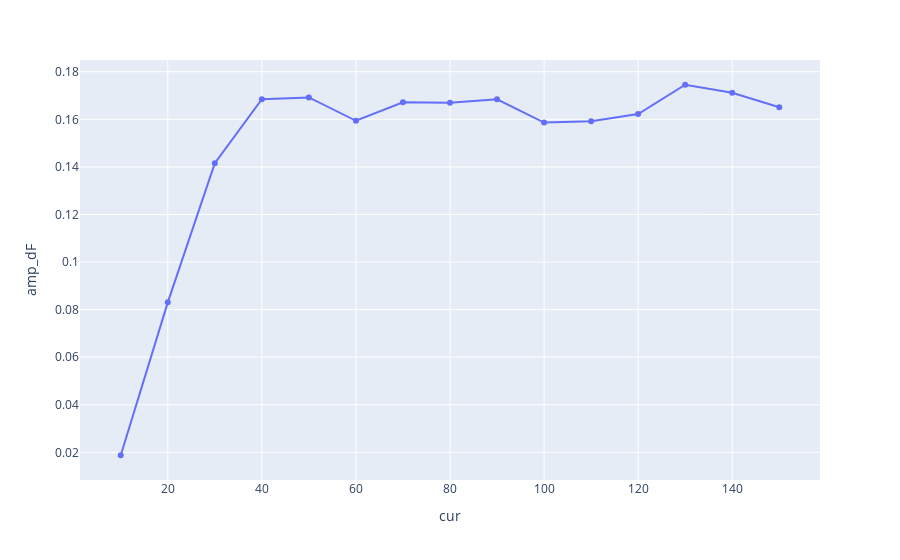

The code cell stored with this chart in its notebook:
### Markdown cell above
Stat.

### Code cell
fig = px.line(LF_up_df, x='cur', y='amp_dF', markers=True)
fig.show()

### Figure 1 — Plotly figure (JSON) as saved in the notebook; plotly's stock layout.template omitted (floating-point values rounded to 4 significant figures)
{"data": [{"hovertemplate": "cur=%{x}<br>amp_dF=%{y}<extra></extra>", "legendgroup": "", "line": {"color": "#636efa", "dash": "solid"}, "marker": {"symbol": "circle"}, "mode": "lines+markers", "name": "", "orientation": "v", "showlegend": false, "type": "scatter", "x": [10, 20, 30, 40, 50, 60, 70, 80, 90, 100, 110, 120, 130, 140, 150], "xaxis": "x", "y": [0.01876, 0.08304, 0.1415, 0.1684, 0.1692, 0.1594, 0.1672, 0.167, 0.1684, 0.1586, 0.1592, 0.1622, 0.1745, 0.1711, 0.1651], "yaxis": "y"}], "layout": {"legend": {"tracegroupgap": 0}, "margin": {"t": 60}, "xaxis": {"anchor": "y", "domain": [0, 1], "title": {"text": "cur"}}, "yaxis": {"anchor": "x", "domain": [0, 1], "title": {"text": "amp_dF"}}}}
